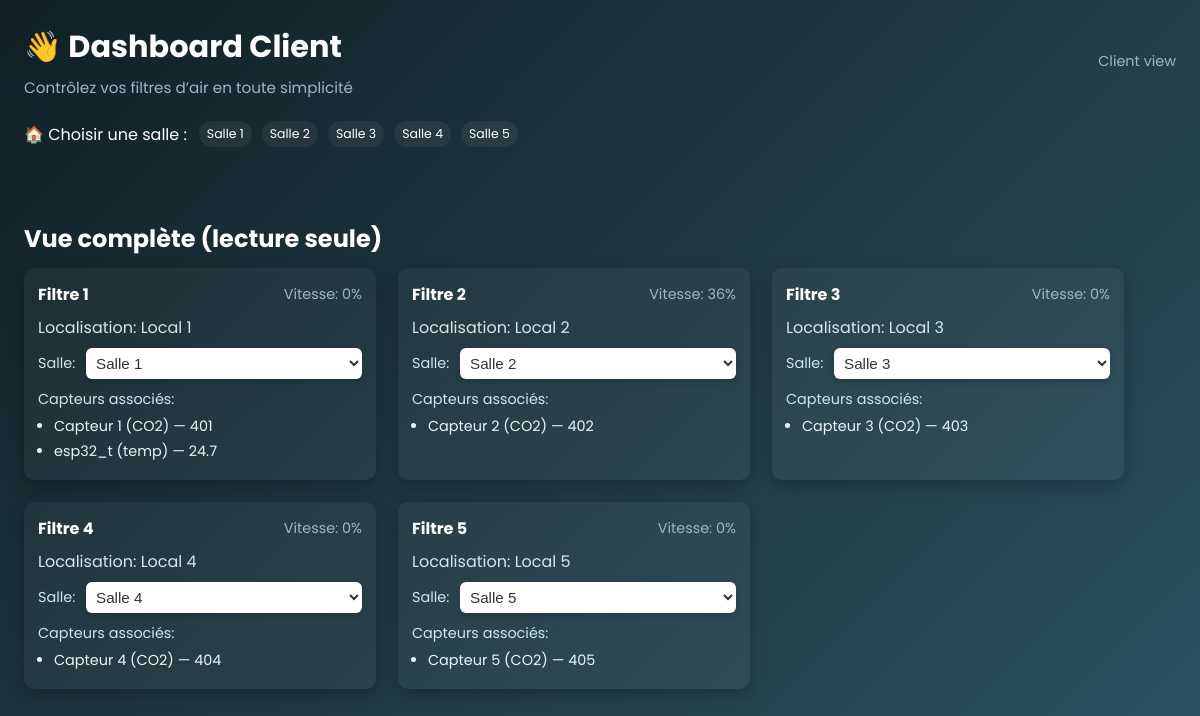
/client/, run on an earlier commit of the app's database.
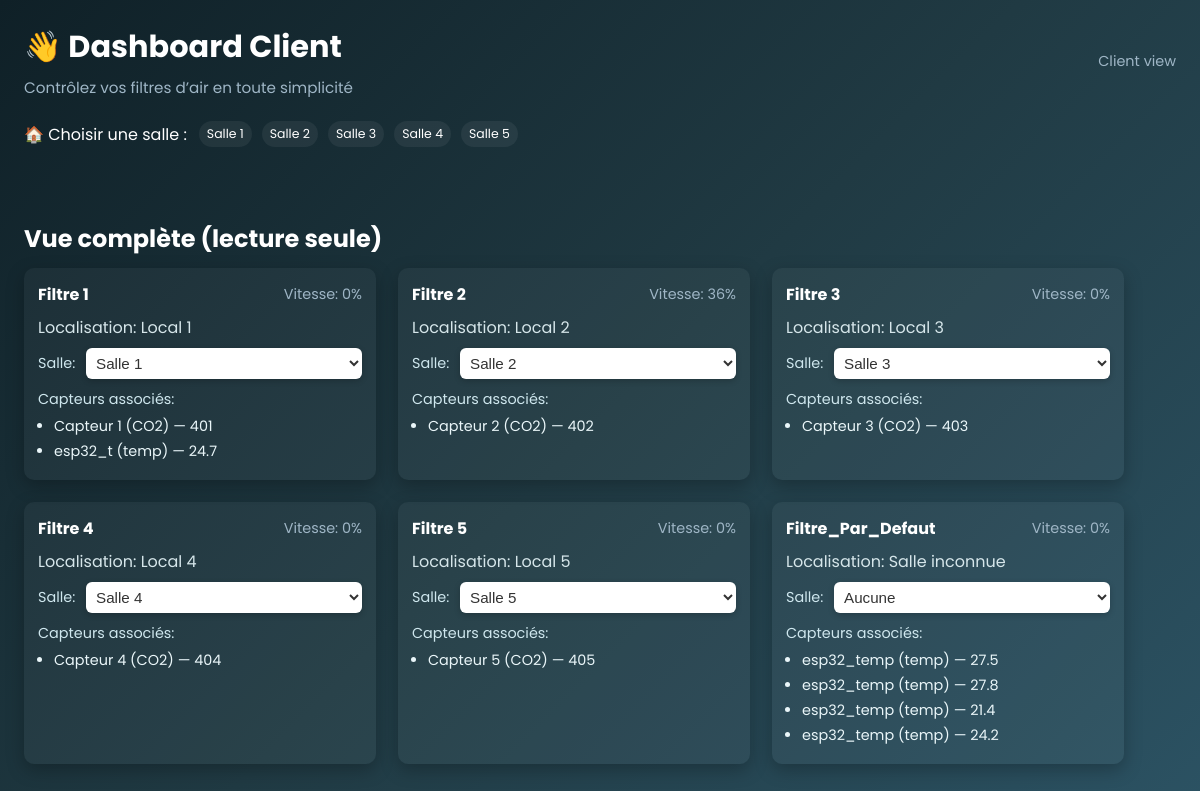
And on a later commit of the database.
### monitoring/models.py (models this page shows, shortened)
class Salle(models.Model):
    nom = models.CharField(max_length=100)

class Filtre(models.Model):
    nom = models.CharField(max_length=100)
    salle = models.ForeignKey(Salle, on_delete=models.CASCADE, null=True, blank=True)
    type = models.CharField(max_length=50)
    date_installation = models.DateField()
    localisation = models.CharField(max_length=100)
    actif = models.BooleanField(default=True)
    vitesse = models.IntegerField(default=0)  # Vitesse en m/s

class Capteur(models.Model):
    filtre = models.ForeignKey(Filtre, on_delete=models.CASCADE)
    nom = models.CharField(max_length=100)  # ← nouveau champ
    type = models.CharField(max_length=100)
    valeur = models.CharField(max_length=100)

### monitoring/views.py (the view)
# urls.py: path("client/", client_interface, name="client_interface"),
def client_interface(request):
    salles = Sala = Salle.objects.all()
    capteurs = Capteur.objects.all()
    all_filtres = Filtre.objects.all()
    return render(request, "client.html", {"mode": "full", "salles": salles, "salles_exists": salles.exists(), "capteurs": capteurs, "all_filtres": all_filtres})

### monitoring/templates/client.html (shortened to what this page needs)
<!DOCTYPE html>
<html lang="fr">
<head>
</head>
<body>
  <div class="container">
    <header>
      <div class="topbar">
        <div>
          <h1>👋 Dashboard Client</h1>
          <p>Contrôlez vos filtres d’air en toute simplicité</p>
        </div>
        <div style="text-align:right; color:var(--muted); font-size:0.9rem">Client view</div>
      </div>
    </header>
  <form method="GET" class="salle-select">
    <label for="salle">🏠 Choisir une salle :</label>
    {% if mode == 'salle' %}
      <select name="salle" id="salle" onchange="this.form.submit()">
        {% if salles_exists %}
          {% for salle in salles %}
            <option value="{{ salle.id }}" {% if salle_id and salle.id|stringformat:"s" == salle_id %}selected{% endif %}>{{ salle.nom }}</option>
          {% endfor %}
        {% else %}
          <option value="">Aucune salle disponible — contactez l'admin</option>
        {% endif %}
      </select>
    {% else %}
      {% if salles_exists %}
        <div style="display:flex;gap:10px;flex-wrap:wrap;">
          {% for salle in salles %}
            <a href="/client/salle/{{ salle.id }}/" class="badge" style="text-decoration:none;color:inherit;">{{ salle.nom }}</a>
          {% endfor %}
        </div>
      {% else %}
        <div style="color:var(--muted)">Aucune salle disponible</div>
      {% endif %}
    {% endif %}
  </form>
  <section style="width:100%;max-width:1100px;margin-top:48px;padding:6px 0;">
    <h2 style="color:#fff;margin-bottom:12px;">Vue complète (lecture seule)</h2>
    <div style="display:grid;grid-template-columns:repeat(auto-fit,minmax(320px,1fr));gap:22px;">
      {% for f in all_filtres %}
        <div style="background:rgba(255,255,255,0.04);padding:14px;border-radius:10px;box-shadow:0 6px 18px rgba(0,0,0,0.25);">
          <div style="display:flex;justify-content:space-between;align-items:center;">
            <strong style="color:#fff">{{ f.nom }}</strong>
            <span style="color:#9fb6c6;font-size:0.9rem">Vitesse: {{ f.vitesse }}%</span>
          </div>
          <div style="margin-top:8px;color:#d6e6ea">Localisation: {{ f.localisation }}</div>
          <div style="margin-top:8px;display:flex;gap:8px;align-items:center;">
            <label style="color:#cfe7ee;font-size:0.9rem;min-width:40px;">Salle:</label>
            <select class="change-salle-select" data-filtre-id="{{ f.id }}" style="flex:1;padding:6px;border-radius:6px;border:none;background:#fff;color:#333;">
              <option value="">Aucune</option>
              {% for s in salles %}
                <option value="{{ s.id }}" {% if f.salle and s.id == f.salle.id %}selected{% endif %}>{{ s.nom }}</option>
              {% endfor %}
            </select>
          </div>
          <div style="margin-top:10px;color:#cfe7ee;font-size:0.9rem">
            Capteurs associés:
            <ul style="margin:6px 0 0 16px;padding:0;">
              {% for c in capteurs %}
                {% if c.filtre_id == f.id %}
                  <li style="color:#eaf6f9;margin-bottom:4px;">{{ c.nom }} ({{ c.type }}) — {{ c.valeur }}</li>
                {% endif %}
              {% endfor %}
            </ul>
          </div>
        </div>
      {% empty %}
        <div style="background:rgba(255,255,255,0.03);padding:12px;border-radius:8px;color:#ddd;">Aucun filtre</div>
      {% endfor %}
    </div>
  </section>
  </div>
</body>
</html>

What changed in the data, as far as the page shows it:
added Filtre: nom "Filtre_Par_Defaut", vitesse "0", localisation "Salle inconnue"
added Capteur: nom "esp32_temp", type "temp", valeur "27.5", shown under "Filtre_Par_Defaut"
added Capteur: nom "esp32_temp", type "temp", valeur "27.8", shown under "Filtre_Par_Defaut"
added Capteur: nom "esp32_temp", type "temp", valeur "21.4", shown under "Filtre_Par_Defaut"
added Capteur: nom "esp32_temp", type "temp", valeur "24.2", shown under "Filtre_Par_Defaut"
